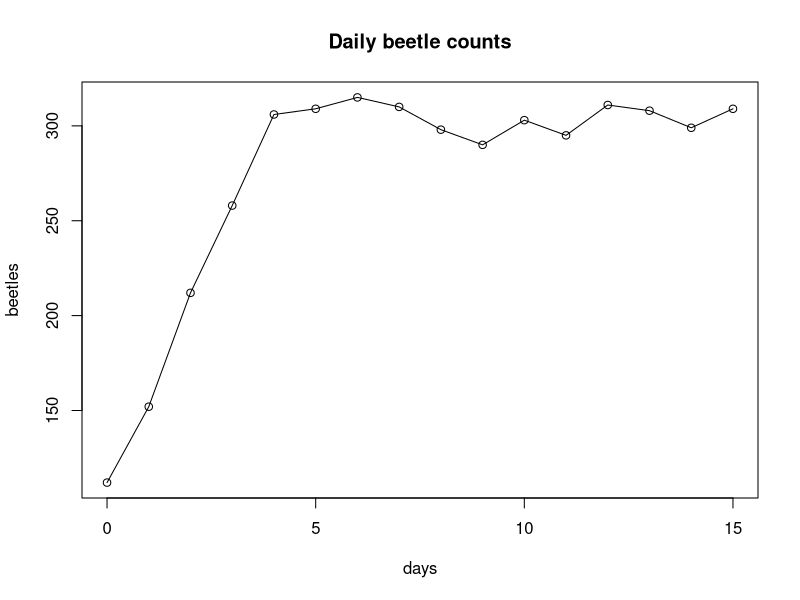
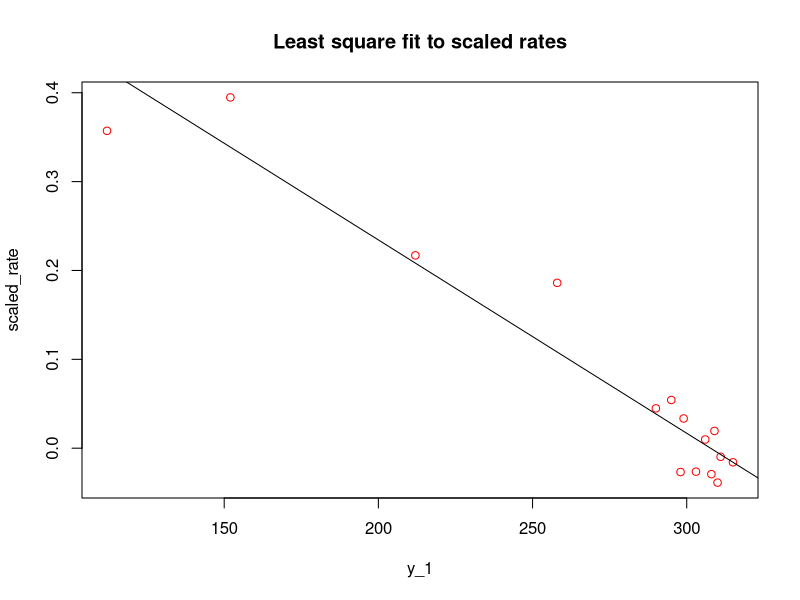

Generate these figures, in order, with R:
# PROBLEM: Flour beetles with an initial 112 individiuals are grown in a laboratory are counted daily for 15 
# days. Assuming that the beetle population grows according to the logistic differential equation
# (dy/dt) = ay + by^2, where y[t] is the population size at time t, estimate the values of the parameters a and b.

# DESCRIPTION OF PROGRAM: 
# Program computes 15 points, ((y[t+h] - y[t])/y[t], y[t]) and then plots/determines the best fit line.
# From plot, a and b parameters are able to be located.
# Logistic differential equation is re-written in linear format: dy/dt)/y = a + by
# Derivative is approximated using: y[t+h] - y[t])/h, h=1


# Recorded data across 16 days
y = c(112, 152, 212, 258, 306, 309, 315, 310, 
      298, 290, 303, 295, 311, 308, 299, 309)

t = seq(0, length(y)-1)   # Time in days, minus one for the beetle count across 15 days

plot(t, y, main = "Daily beetle counts", 
           type = "o", 
           xlab = "days", 
           ylab = "beetles")

y_1 = y[-length(y)]   # Removes last data point

par(ask=TRUE)         # This allows for a pause between plots

# Creates a rate vector to load with computed rates
scaled_rate = 0
for(i in 1:(length(y)-1)) {
    scaled_rate[i] = (y[i+1] - y[i])/y[i]
}
#print(rate)

# Plot 15 points and compute best line for them
plot(y_1, scaled_rate, 
          col = "red", 
          main = "Least square fit to scaled rates")

best_fit_line = lm(scaled_rate~y_1)       # Computes line using lm() and save
abline(best_fit_line)                     # Adds the graph of the line 
print(best_fit_line)                      # Prints intercept and slope of line

#Statistical Commands  
#print(summary(best_fit_line))  # Includes R-squared value
#plot(best_fit_line)            # Outputs four plots about the statistics of fit
